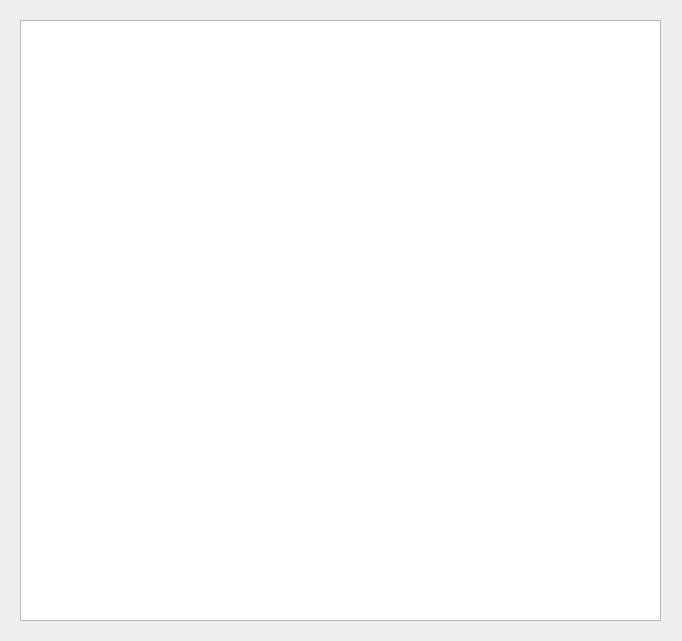
<?xml version="1.0" encoding="UTF-8"?>
<ui version="4.0">
 <class>VisitPlaceList</class>
 <widget class="QDialog" name="VisitPlaceList">
  <property name="geometry">
   <rect>
    <x>0</x>
    <y>0</y>
    <width>682</width>
    <height>641</height>
   </rect>
  </property>
  <property name="windowTitle">
   <string>Visit Place List</string>
  </property>
  <widget class="QListWidget" name="listWidget">
   <property name="geometry">
    <rect>
     <x>20</x>
     <y>20</y>
     <width>641</width>
     <height>601</height>
    </rect>
   </property>
   <property name="font">
    <font>
     <family>Arial</family>
    </font>
   </property>
  </widget>
 </widget>
 <resources/>
 <connections/>
</ui>
